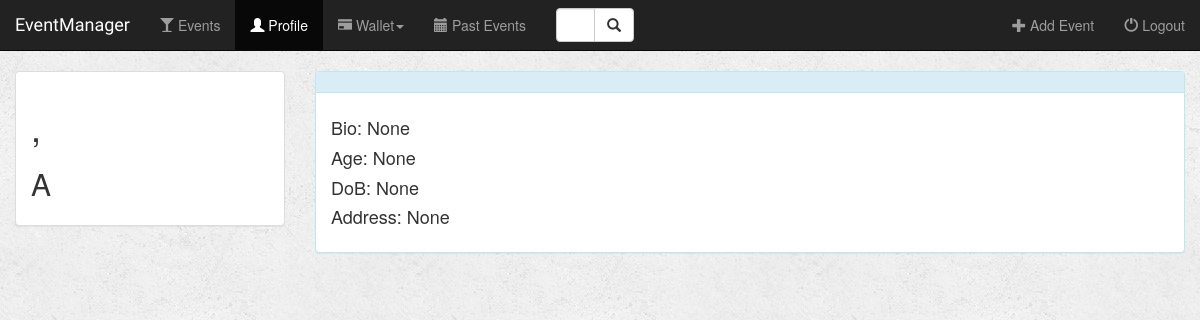
Page /event/profile/2/ on the committed database.
### event/models.py (models this page shows, shortened)
class Profile(models.Model):
    user = models.OneToOneField(User, on_delete=models.CASCADE)
    bio = models.TextField(max_length=500, blank=True, null=True)
    location = models.TextField(max_length=500, blank=True, null=True)
    birth_date = models.DateField(blank=True, null=True)
    age = models.IntegerField(blank=True, null=True)
    wallet_pin = models.PositiveIntegerField(null=True)
    wallet_balance = models.PositiveIntegerField(default=0, null=True)

### event/views.py (the view)
# urls.py: url(r'profile/(?P<pk>[0-9]+)/$', views.get_user_profile, name='user_profile'),
def get_user_profile(request, pk):
    user = User.objects.get(pk=pk)
    profile = Profile.objects.get(user_id=pk)
    return render(request, 'event/user_profile.html', {'user': user, 'profile': profile})

### event/templates/event/user_profile.html (shortened to what this page needs)
{% extends 'event/base.html' %}
{% block profile_active %}active{% endblock %}
{% block body %}
<div class="container-fluid profile-container">
    <div class="row">
        <div class="col-sm-4 col-md-3">
            <div class="panel panel-default">
                <div class="panel-body">
                    <h1>{{ user.last_name }} ,</h1> <h2>{{ user.last_name }}</h2>
                    <h2>{{ user.username }}</h2>
                </div>
            </div>
        </div>
        <div class="col-sm-8 col-md-9">
            <div class="panel panel-info">
                <div class="panel-heading">
                </div>
                <div class="panel-body">
                    <h4>Bio: {{ profile.bio }}</h4>
                    <h4>Age: {{ profile.age }}</h4>
                    <h4>DoB: {{ profile.birth_date }}</h4>
                    <h4>Address: {{ profile.location }}</h4>
                </div>
            </div>
        </div>
    </div>
</div>
{% endblock %}

### event/static/event/css/style.css (style rules this page uses)
body { background: white url("./../images/background.png"); }

### rows in the picture
Profile: bio "None", age "None", birth_date "None", location "None"

### other values in the picture
{{ user.username }} "A"
